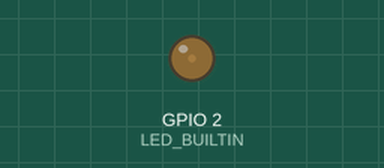
Simulated run of this sketch. Board: ESP32. On the bench: output pins drawn as LEDs (lit = HIGH).

Above: at 0.05 s.
At 0.3 s:
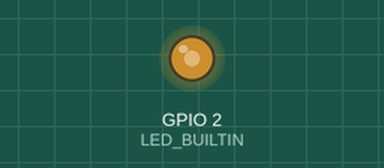
At 0.45 s:
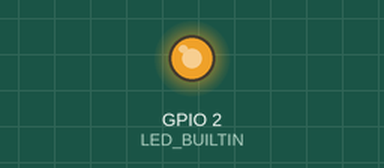
At 0.85 s:
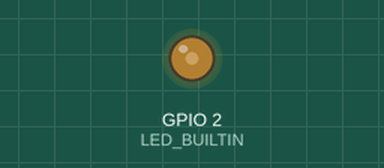
Timing chart, 0 to 3.0 s (numbered marks = the images above):
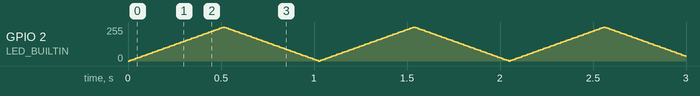

The sketch:

esp32_ledc.ino
```cpp
#define MIN_BRIGHTNESS    0
#define MAX_BRIGHTNESS    255

#define TIMER_CHANNEL     0
#define TIMER_FREQUENCY   5000
#define TIMER_RESOLUTION  12

int brightness = 0;
int fadeAmount = 5;
int dutyMax = pow(2, TIMER_RESOLUTION) - 1;

void setLedBrightness(uint8_t channel, uint32_t value, uint32_t valueMax = MAX_BRIGHTNESS) {
  uint32_t duty = (dutyMax / valueMax) * min(value, valueMax);
  ledcWrite(channel, duty);
}

void setup() {
  ledcSetup(TIMER_CHANNEL, TIMER_FREQUENCY, TIMER_RESOLUTION);
  ledcAttachPin(LED_BUILTIN, TIMER_CHANNEL);
}

void loop() {
  setLedBrightness(TIMER_CHANNEL, brightness);
  brightness = brightness + fadeAmount;
  if (brightness <= MIN_BRIGHTNESS || brightness >= MAX_BRIGHTNESS) {
    fadeAmount = -fadeAmount;
  }
  delay(10);
}
```
